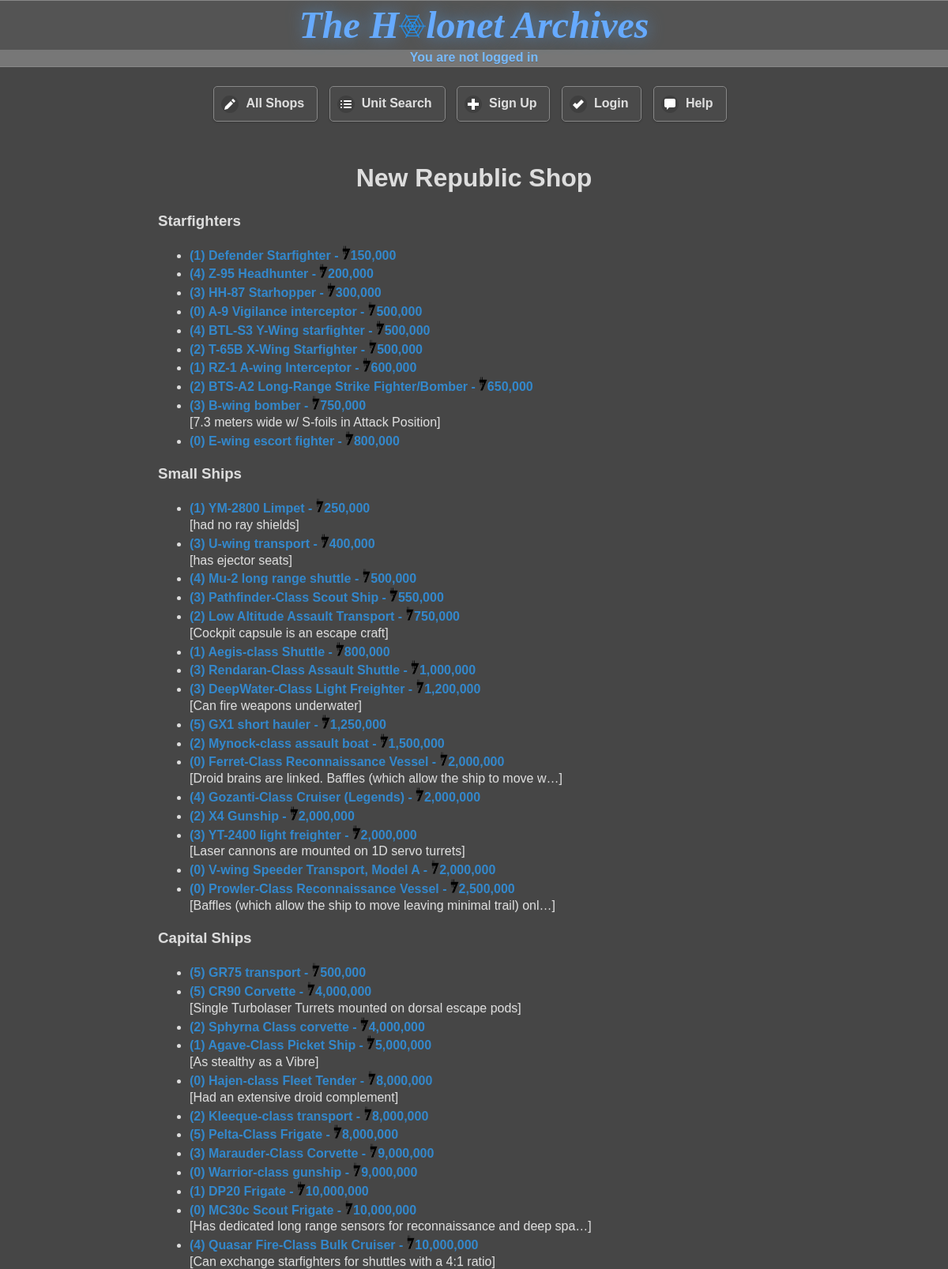
/public_html/shop_page?sid=51 (upper part), run on the app's committed database.
### tables this page shows
CREATE TABLE `unit` (
  `unit_id` smallint(5) unsigned NOT NULL AUTO_INCREMENT,
  `unit_type` smallint(5) unsigned DEFAULT NULL,
  `name` varchar(128) DEFAULT NULL,
  `alias` varchar(32) DEFAULT NULL,
  `price` bigint(20) unsigned DEFAULT NULL,
  `modslots` tinyint(3) unsigned DEFAULT NULL,
  `uc_limit` smallint(5) unsigned DEFAULT NULL,
  `length` float DEFAULT NULL,
  `height` float DEFAULT NULL,
  `width` float DEFAULT NULL,
  `hyperdrive` float DEFAULT NULL,
  `backup` float DEFAULT NULL,
  `mglt` tinyint(3) unsigned DEFAULT NULL,
  `kmh` smallint(5) unsigned DEFAULT NULL,
  `shield` tinyint(3) unsigned DEFAULT NULL,
  `hull` tinyint(3) unsigned DEFAULT NULL,
  `sbd` smallint(5) unsigned DEFAULT NULL,
  `ru` smallint(5) unsigned DEFAULT NULL,
  `points` float DEFAULT NULL,
  `is_special` tinyint(3) unsigned DEFAULT NULL,
  `notes` varchar(1024) DEFAULT NULL,
  `wiki_link` varchar(128) DEFAULT NULL,
  `max_height` float DEFAULT NULL,
  `access` int(10) unsigned DEFAULT NULL,
  `mass` int(10) unsigned DEFAULT NULL,
  PRIMARY KEY (`unit_id`),
  KEY `unit_type` (`unit_type`),
  KEY `shield` (`shield`),
  KEY `hull` (`hull`),
  CONSTRAINT `unit_ibfk_1` FOREIGN KEY (`unit_type`) REFERENCES `unit_type` (`unit_type`),
  CONSTRAINT `unit_ibfk_2` FOREIGN KEY (`shield`) REFERENCES `strength` (`strength_no`),
  CONSTRAINT `unit_ibfk_3` FOREIGN KEY (`hull`) REFERENCES `strength` (`strength_no`)
);

### php/functions.php (the view, shortened to what this page needs)
<?php
    function generate_random_string() {
        return substr(md5(rand()), 0, 7);
    }
    function get_shop_stats(&$pdo, $shop_id) {
        $result = $pdo->query(<<<_END
        SELECT
            u.unit_id,
            u.name,
            ut.type_description,
            u.modslots,
            s.shop_name,
            u.price,
            u.notes,
            u.uc_limit
        FROM
            units_in_shop AS us
        JOIN shop AS s
        ON
            s.shop_id = us.shop_id
        JOIN unit AS u
        ON
            us.unit_id = u.unit_id
        LEFT JOIN unit_type AS ut
        ON
            ut.unit_type = u.unit_type
        WHERE
            s.shop_id = $shop_id
        ORDER BY
            u.unit_type,
            u.name
        _END);
        $units = [];
        while ($row = $result->fetch()) {
            $units[] = $row;
        }
        $shop_name = $units[0]['shop_name'];
        foreach ($units as $index => $unit) {
            unset($units[$index]['shop_name']);
        }
        return array($shop_name, $units);
    }
    function collect_unit_types($units) {
        $unit_types = [];
        foreach ($units as $unit) {
            if (!in_array($unit['type_description'], $unit_types)) {
                $unit_types[] = $unit['type_description'];
            }
        }
        return $unit_types;
    }
    function sort_units_by_attribute(&$units, $attr) {
        $arr_size = sizeof($units);
        for ($i = 1; $i < $arr_size; $i++) {
            $lower = 0;
            $upper = $i-1;
            while ($lower <= $upper) {
                $middle = intval(($lower + $upper)/2);
                if ($units[$i][$attr] >= $units[$middle][$attr]) $lower = $middle + 1;
                else $upper = $middle - 1;
            }
            if ($units[$i][$attr] >= $units[$middle][$attr]) $position = $middle + 1;
            else $position = $middle;
            for ($j = $i; $j > $position; $j--) {
                swap_array_values($units, $j, $j-1);
            }
        }
        return $units;
    }
    function search_for_units($units, $attr, $value) {
        $found_at = FALSE;
        foreach ($units as $index => $unit) {
            if ($unit[$attr] == $value) {
                $found_at = $index;
                break;
            }
        }
        return $found_at;
    }
    function get_units_of_attr($units, $attr, $value) {
        $found_at = search_for_units($units, $attr, $value);
        $units_of_attr = [];
        while ($found_at !== FALSE) {
            $units_of_attr[] = $units[$found_at];
            unset($units[$found_at]);
            $found_at = search_for_units($units, $attr, $value);
        }
        return $units_of_attr;
    }
    function display_shop_unit($unit) {
        $C = 'constant';
        $unit_id = $unit['unit_id'];
        $str = "<li><a class='unit-links' data-transition='slide' href='{$C('WEBSITE_ROOT')}/unit_page?uid=$unit_id'>(" . $unit['modslots'] . ") ";
        $str .= $unit['name'];
        $price = $unit['price'];
        if ($price != 0) $str .= " - <img src='{$C('WEBSITE_ROOT')}/data/images/credit_symbol.png' alt='credits' height='18px'  />" . number_format($price);
        $str .= "</a>";
        if (not_null($unit['notes']) && $unit['notes'] !== '') {
            $str .= "<br  />[" . substr($unit['notes'], 0, 64);
            $str .= strlen($unit['notes']) > 64 ? "&hellip;]" : "]";
        }
        $str .=  "</li>";
        return $str;
    }
    function normalise_unit_types($type) {
        switch ($type) {
            case 'Speeder':
            case 'Gunship':
            case 'Airspeeder':
            case 'Small Vehicle':
            case 'Medium Vehicle':
            case 'Large Vehicle':
            case 'Juggernaut':
                return 'Vehicle';
            case 'Shuttle':
            case 'Transport':
            case 'Dropship':
            case 'Heavy Transport':
                return 'Small Ship';
            default:
                return $type;
        }
    }
    function display_shop($shop_name, $units) {
        foreach ($units as $index => $unit) {
            $units[$index]['type_description'] = normalise_unit_types($unit['type_description']);
        }
        $types = collect_unit_types($units);
        sort_unit_types($types);
        echo "<h1 class='centre'>$shop_name</h1>";
        foreach ($types as $type) {
            echo "<div><h3>" . pluralise($type) . "</h3><ul>";
            $units_of_type = get_units_of_attr($units, 'type_description',  $type);
            sort_units_by_attribute($units_of_type, 'price');
            foreach ($units_of_type as $unit) {
                echo display_shop_unit($unit);
            }
            echo "</ul></div>";
        }
    }
    function pluralise($phrase) {
        if (strtolower(substr($phrase, -1)) == 's') {
            return $phrase;
        } elseif (strtolower($phrase) == 'crew') {
            return $phrase;
        } elseif (strtolower($phrase) == 'infantry') {
            return $phrase;
        } else return $phrase . "s";
    }
    function not_null($val) { return (!($val === NULL)); }
    function print_metadata () {
        $C = 'constant';
        echo <<<_ECHO
        <!DOCTYPE html>
        <html lang='eng' dir='ltr'>
            <head>
                <meta charset='{$C('WEBSITE_CHARSET')}'  />
                <meta name='viewport' content='width=device-width, initial-scale=1'  />
                <link rel='stylesheet' href='{$C('WEBSITE_ROOT')}/_/js/jquery_mobile/jquery.mobile-1.4.5.css'  />
                <link rel='stylesheet' href='{$C('WEBSITE_ROOT')}/_/css/holonet-original.css'  />
                <link rel='stylesheet' href='{$C('WEBSITE_ROOT')}/_/css/jquery.mobile.icons.min.css'  />
                <link rel='stylesheet' href='{$C('WEBSITE_ROOT')}/_/css/styles.css'  />
                <link rel='icon' href='{$C('WEBSITE_ROOT')}/data/images/favicon.ico' type='image/ico'  />
                <script type='text/javascript' src='{$C('WEBSITE_ROOT')}/_/js/OSC.js'></script>
                <script type='text/javascript' src='{$C('WEBSITE_ROOT')}/_/js/javascript.js'></script>
                <script type='text/javascript' src='{$C('WEBSITE_ROOT')}/_/js/jquery/jquery-2.1.4.js'></script>
                <script type='text/javascript' src='{$C('WEBSITE_ROOT')}/_/js/jquery_mobile/jquery.mobile-1.4.5.js'></script>
        _ECHO;
    }
    function print_header($title, $randstr, $logged_in_as) {
        $C = 'constant';
        echo <<<_ECHO
                <title>$title</title>
            </head>
            </body>
                <div data-role='page'>
                    <div data-role='header'>
                        <div class='centre'>
                            <a class='no-show' href='{$C('WEBSITE_ROOT')}?r=$randstr'>
                                <span id='logo'>The H<img height='30px' id='net' src='{$C('WEBSITE_ROOT')}/data/images/logo.png' alt='o'  />lonet Archives</span>
                            </a>
                        </div>
                        <div id='center-username' class='username'>$logged_in_as</div>
                    </div>
                    <div data-role='content'>
        _ECHO;
    }
    function display_personalised_button_link_list($logged_in, $privilege, $randstr) {
        $C = 'constant';
        if ($logged_in) {
            echo "<div class='centre'>";
            if (in_array(3, $privilege)) {
                echo "<a data-role='button' data-inline='true' data-icon='edit' data-transtition='slidefade' href='{$C('WEBSITE_ROOT')}/modify_unit?r=$randstr'>Modify Unit</a>";
            }
            echo <<<_ECHO
                            <a data-role='button' data-inline='true' data-icon='tag' data-transtition='slidefade' href='{$C('WEBSITE_ROOT')}/shop_page?r=$randstr'>All Shops</a>
                            <a data-role='button' data-inline='true' data-icon='bullets' data-transtition='slidefade' data-ajax='false' href='{$C('WEBSITE_ROOT')}/unit_lookup?r=$randstr'>Unit Search</a>
                            <a data-role='button' data-inline='true' data-icon='action' data-transtition='slidefade' href='{$C('WEBSITE_ROOT')}/profile/log_out.php?r=$randstr'>Log out</a>
                            <a data-role='button' data-inline='true' data-icon='comment' data-transtition='slidefade' href='{$C('WEBSITE_ROOT')}/help/?r=$randstr'>Help</a>
                        </div>
            _ECHO;
        }
        else {
            echo <<<_ECHO
                        <div class='centre'>
                            <a data-role='button' data-inline='true' data-icon='edit' data-transtition='slidefade' href='{$C('WEBSITE_ROOT')}/shop_page?r=$randstr'>All Shops</a>
                            <a data-role='button' data-inline='true' data-icon='bullets' data-transtition='slidefade' data-ajax='false' href='{$C('WEBSITE_ROOT')}/unit_lookup?r=$randstr'>Unit Search</a>
                            <a data-role='button' data-inline='true' data-icon='plus' data-transtition='slidefade' href='{$C('WEBSITE_ROOT')}/profile/sign_up.php?r=$randstr'>Sign Up</a>
                            <a data-role='button' data-inline='true' data-icon='check' data-transtition='slidefade' href='{$C('WEBSITE_ROOT')}/profile/login.php?r=$randstr'>Login</a>
                            <a data-role='button' data-inline='true' data-icon='comment' data-transtition='slidefade' href='{$C('WEBSITE_ROOT')}/help/?r=$randstr'>Help</a>
                        </div>
            _ECHO;
        }
    }
    function display_header($title, $randstr, $logged_in_as, $logged_in, $privilege) {
        print_metadata();
        print_header($title, $randstr, $logged_in_as);
        display_personalised_button_link_list($logged_in, $privilege, $randstr);
    }

### public_html/_/css/holonet-original.css (style rules this page uses)
html { font-size: 100%; }
body, input, select, textarea, button, .ui-btn { font-size: 1em; line-height: 1.3; font-family: sans-serif ; }
.ui-btn, label.ui-btn { font-weight: bold; border-width: 1px; border-style: solid; }
.ui-btn { text-decoration: none !important; }
.ui-corner-all { -webkit-border-radius: .6em ; border-radius: .6em ; }
.ui-btn-corner-all, .ui-btn.ui-corner-all, .ui-slider-track.ui-corner-all, .ui-flipswitch.ui-corner-all, .ui-li-count { -webkit-border-radius: .3125em ; border-radius: .3125em ; }
.ui-btn-corner-all, .ui-corner-all { -webkit-background-clip: padding; background-clip: padding-box; }
.ui-shadow { -webkit-box-shadow: 0 1px 3px rgba(0,0,0,.2) ; -moz-box-shadow: 0 1px 3px rgba(0,0,0,.2) ; box-shadow: 0 1px 3px rgba(0,0,0,.2) ; }
.ui-btn-icon-left:after, .ui-btn-icon-right:after, .ui-btn-icon-top:after, .ui-btn-icon-bottom:after, .ui-btn-icon-notext:after { background-color: #666666 ; background-color: rgba(0,0,0,.15) ; background-position: center center; background-repeat: no-repeat; -webkit-border-radius: 1em; border-radius: 1em; }
.ui-bar-a, .ui-page-theme-a .ui-bar-inherit, html .ui-bar-a .ui-bar-inherit, html .ui-body-a .ui-bar-inherit, html body .ui-group-theme-a .ui-bar-inherit { background-color: #545454 ; border-color: #888888 ; color: #DDDDDD ; text-shadow: 0 1px 0 #666666 ; font-weight: bold; }
.ui-overlay-a, .ui-page-theme-a, .ui-page-theme-a .ui-panel-wrapper { background-color: #464646 ; border-color: #888888 ; color: #DDDDDD ; text-shadow: 0 1px 0 #555555 ; }
.ui-page-theme-a a, html .ui-bar-a a, html .ui-body-a a, html body .ui-group-theme-a a { color: #3388cc ; font-weight: bold; }
.ui-page-theme-a .ui-btn, html .ui-bar-a .ui-btn, html .ui-body-a .ui-btn, html body .ui-group-theme-a .ui-btn, html head + body .ui-btn.ui-btn-a, .ui-page-theme-a .ui-btn:visited, html .ui-bar-a .ui-btn:visited, html .ui-body-a .ui-btn:visited, html body .ui-group-theme-a .ui-btn:visited, html head + body .ui-btn.ui-btn-a:visited { background-color: #4a4a4a ; border-color: #888888 ; color: #DDDDDD ; text-shadow: 0 0px 0 #666666 ; }

### public_html/_/css/styles.css (style rules this page uses)
html { background:#444; color: #CEF; }
.unit-links { text-decoration: none; text-shadow: none; }
.centre { text-align:center; }
#logo { font-family:'Times New Roman', Times, serif; font-weight:bold; font-style:italic; font-size:300%; color:#6AF; text-shadow: 0 0 20px #58B; }
.username { text-align:center; background:#777; color:#7BF; }
#center-username { margin:auto; }
.no-show { text-decoration: none; }
.no-show { color: #DDD !important; text-decoration: none; text-shadow: none; }

### data on the page
unit: modslots "1", unit "Defender Starfighter", price "150,000"
unit: modslots "4", unit "Z-95 Headhunter", price "200,000"
unit: modslots "3", unit "HH-87 Starhopper", price "300,000"
unit: modslots "0", unit "A-9 Vigilance interceptor", price "500,000"
unit: modslots "4", unit "BTL-S3 Y-Wing starfighter", price "500,000"
unit: modslots "2", unit "T-65B X-Wing Starfighter", price "500,000"
unit: modslots "1", unit "RZ-1 A-wing Interceptor", price "600,000"
unit: modslots "2", unit "BTS-A2 Long-Range Strike Fighter/Bomber", price "650,000"
unit: modslots "3", unit "B-wing bomber", price "750,000", notes "7.3 meters wide w/ S-foils in Attack Position", notes "]"
unit: modslots "0", unit "E-wing escort fighter", price "800,000"
unit: modslots "1", unit "YM-2800 Limpet", price "250,000", notes "had no ray shields", notes "]"
unit: modslots "3", unit "U-wing transport", price "400,000", notes "has ejector seats", notes "]"
unit: modslots "4", unit "Mu-2 long range shuttle", price "500,000"
unit: modslots "3", unit "Pathfinder-Class Scout Ship", price "550,000"
unit: modslots "2", unit "Low Altitude Assault Transport", price "750,000", notes "Cockpit capsule is an escape craft", notes "]"
unit: modslots "1", unit "Aegis-class Shuttle", price "800,000"
unit: modslots "3", unit "Rendaran-Class Assault Shuttle", price "1,000,000"
unit: modslots "3", unit "DeepWater-Class Light Freighter", price "1,200,000", notes "Can fire weapons underwater", notes "]"
unit: modslots "5", unit "GX1 short hauler", price "1,250,000"
unit: modslots "2", unit "Mynock-class assault boat", price "1,500,000"
unit: modslots "0", unit "Ferret-Class Reconnaissance Vessel", price "2,000,000", notes "Droid brains are linked. Baffles (which allow the ship to move w", notes "…]"
unit: modslots "4", unit "Gozanti-Class Cruiser (Legends)", price "2,000,000"
unit: modslots "2", unit "X4 Gunship", price "2,000,000"
unit: modslots "3", unit "YT-2400 light freighter", price "2,000,000", notes "Laser cannons are mounted on 1D servo turrets", notes "]"
unit: modslots "0", unit "V-wing Speeder Transport, Model A", price "2,000,000"
unit: modslots "0", unit "Prowler-Class Reconnaissance Vessel", price "2,500,000", notes "Baffles (which allow the ship to move leaving minimal trail) onl", notes "…]"
unit: modslots "5", unit "GR75 transport", price "500,000"
unit: modslots "5", unit "CR90 Corvette", price "4,000,000", notes "Single Turbolaser Turrets mounted on dorsal escape pods", notes "]"
unit: modslots "2", unit "Sphyrna Class corvette", price "4,000,000"
unit: modslots "1", unit "Agave-Class Picket Ship", price "5,000,000", notes "As stealthy as a Vibre", notes "]"
unit: modslots "0", unit "Hajen-class Fleet Tender", price "8,000,000", notes "Had an extensive droid complement", notes "]"
unit: modslots "2", unit "Kleeque-class transport", price "8,000,000"
unit: modslots "5", unit "Pelta-Class Frigate", price "8,000,000"
unit: modslots "3", unit "Marauder-Class Corvette", price "9,000,000"
unit: modslots "0", unit "Warrior-class gunship", price "9,000,000"
unit: modslots "1", unit "DP20 Frigate", price "10,000,000"
unit: modslots "0", unit "MC30c Scout Frigate", price "10,000,000", notes "Has dedicated long range sensors for reconnaissance and deep spa", notes "…]"
unit: modslots "4", unit "Quasar Fire-Class Bulk Cruiser", price "10,000,000", notes "Can exchange starfighters for shuttles with a 4:1 ratio", notes "]"

### other printed values
$logged_in_as "You are not logged in"
$shop_name "New Republic Shop"
pluralise($type) "Starfighters"
pluralise($type) "Small Ships"
pluralise($type) "Capital Ships"
